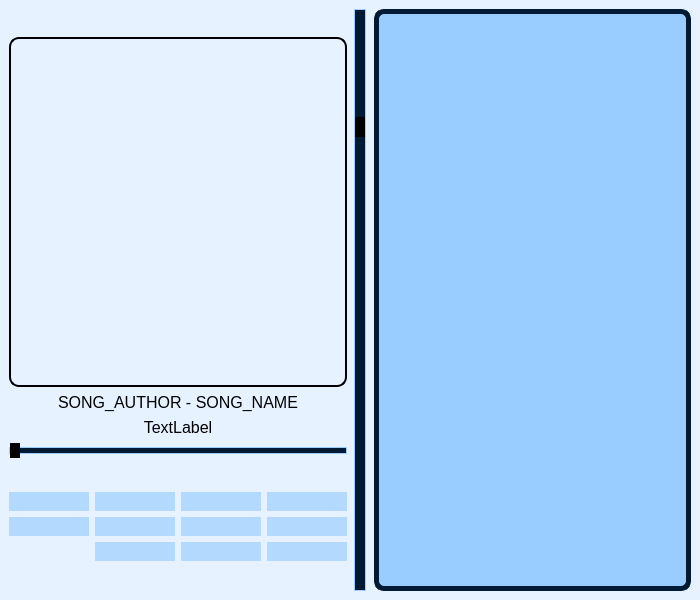
<?xml version="1.0" encoding="UTF-8"?>
<ui version="4.0">
 <class>MainWindow</class>
 <widget class="QMainWindow" name="MainWindow">
  <property name="geometry">
   <rect>
    <x>0</x>
    <y>0</y>
    <width>700</width>
    <height>600</height>
   </rect>
  </property>
  <property name="minimumSize">
   <size>
    <width>700</width>
    <height>600</height>
   </size>
  </property>
  <property name="windowTitle">
   <string>MainWindow</string>
  </property>
  <property name="windowIcon">
   <iconset resource="res-rc.qrc">
    <normaloff>:/icons/icons/loop_v1_icon.svg</normaloff>:/icons/icons/loop_v1_icon.svg</iconset>
  </property>
  <property name="styleSheet">
   <string notr="true">QWidget {
    background-color: #e6f2ff;
    
    font-family: 'Franklin Gothic Medium', 'Arial Narrow', Arial, sans-serif;
    font-size: 16px;
}
QPushButton {
    background-color: #b3d9ff;
    border: none;
    border-radius: 10px;
}
QPushButton:hover {
    background-color: #3399ff;
}
QPushButton:pressed {
    background-color: #0066cc;
}
QListView {
    background-color: #99ccff;
    border: 5px solid #001a33;
    border-radius: 10px;
}
QSlider::groove:horizontal {
    border: 1px solid #99ccff;
	background-color: #001a33;
    height: 5px;
    margin: 0px;
    }
QSlider::handle:horizontal {
    background-color: #000000;
    border: none;
	border-radius: 10px;
    height: 10px;
    width: 10px;
    margin: -15px 0px;
    }
QSlider::handle:vertical {
    background-color: #000000;
    border: none;
	border-radius: 10px;
    height: 20px;
    }
QSlider::groove:vertical {
    border: 1px solid #99ccff;
	background-color: #001a33;
	width: 10px;
    margin: 0px;
    }</string>
  </property>
  <widget class="QWidget" name="centralwidget">
   <layout class="QHBoxLayout" name="horizontalLayout_3">
    <item>
     <layout class="QHBoxLayout" name="horizontalLayout_2">
      <item>
       <layout class="QVBoxLayout" name="verticalLayout_2">
        <item>
         <layout class="QVBoxLayout" name="verticalLayout">
          <item>
           <widget class="QLabel" name="lbl_photo">
            <property name="sizePolicy">
             <sizepolicy hsizetype="Preferred" vsizetype="Preferred">
              <horstretch>0</horstretch>
              <verstretch>0</verstretch>
             </sizepolicy>
            </property>
            <property name="minimumSize">
             <size>
              <width>1</width>
              <height>1</height>
             </size>
            </property>
            <property name="maximumSize">
             <size>
              <width>350</width>
              <height>350</height>
             </size>
            </property>
            <property name="styleSheet">
             <string notr="true">border: 2px solid black;
border-radius: 10px;</string>
            </property>
            <property name="text">
             <string/>
            </property>
            <property name="pixmap">
             <pixmap resource="res-rc.qrc">:/icons/icons/album_cover_sample.png</pixmap>
            </property>
            <property name="scaledContents">
             <bool>true</bool>
            </property>
            <property name="alignment">
             <set>Qt::AlignCenter</set>
            </property>
            <property name="margin">
             <number>0</number>
            </property>
           </widget>
          </item>
          <item>
           <widget class="QLabel" name="label">
            <property name="sizePolicy">
             <sizepolicy hsizetype="Ignored" vsizetype="Maximum">
              <horstretch>0</horstretch>
              <verstretch>0</verstretch>
             </sizepolicy>
            </property>
            <property name="text">
             <string>SONG_AUTHOR - SONG_NAME</string>
            </property>
            <property name="alignment">
             <set>Qt::AlignCenter</set>
            </property>
           </widget>
          </item>
          <item>
           <widget class="QLabel" name="label_time">
            <property name="sizePolicy">
             <sizepolicy hsizetype="Minimum" vsizetype="Maximum">
              <horstretch>0</horstretch>
              <verstretch>0</verstretch>
             </sizepolicy>
            </property>
            <property name="text">
             <string>TextLabel</string>
            </property>
            <property name="alignment">
             <set>Qt::AlignCenter</set>
            </property>
           </widget>
          </item>
          <item>
           <widget class="QSlider" name="sldr_progress">
            <property name="orientation">
             <enum>Qt::Horizontal</enum>
            </property>
           </widget>
          </item>
         </layout>
        </item>
        <item>
         <layout class="QGridLayout" name="gridLayout">
          <item row="1" column="2">
           <widget class="QPushButton" name="btn_stop">
            <property name="text">
             <string/>
            </property>
            <property name="icon">
             <iconset resource="res-rc.qrc">
              <normaloff>:/icons/icons/stop_icon.svg</normaloff>:/icons/icons/stop_icon.svg</iconset>
            </property>
            <property name="iconSize">
             <size>
              <width>24</width>
              <height>24</height>
             </size>
            </property>
           </widget>
          </item>
          <item row="2" column="1">
           <widget class="QPushButton" name="btn_theme">
            <property name="text">
             <string/>
            </property>
            <property name="icon">
             <iconset resource="res-rc.qrc">
              <normaloff>:/icons/icons/theme.svg</normaloff>:/icons/icons/theme.svg</iconset>
            </property>
            <property name="iconSize">
             <size>
              <width>24</width>
              <height>24</height>
             </size>
            </property>
           </widget>
          </item>
          <item row="1" column="0">
           <widget class="QPushButton" name="btn_randow">
            <property name="text">
             <string/>
            </property>
            <property name="icon">
             <iconset resource="res-rc.qrc">
              <normaloff>:/icons/icons/random_icon.svg</normaloff>:/icons/icons/random_icon.svg</iconset>
            </property>
            <property name="iconSize">
             <size>
              <width>24</width>
              <height>24</height>
             </size>
            </property>
           </widget>
          </item>
          <item row="1" column="3">
           <widget class="QPushButton" name="btn_loop">
            <property name="text">
             <string/>
            </property>
            <property name="icon">
             <iconset resource="res-rc.qrc">
              <normaloff>:/icons/icons/loop_v2_icon.svg</normaloff>:/icons/icons/loop_v2_icon.svg</iconset>
            </property>
            <property name="iconSize">
             <size>
              <width>24</width>
              <height>24</height>
             </size>
            </property>
           </widget>
          </item>
          <item row="0" column="1">
           <widget class="QPushButton" name="btn_pause">
            <property name="text">
             <string/>
            </property>
            <property name="icon">
             <iconset resource="res-rc.qrc">
              <normaloff>:/icons/icons/pause_icon.svg</normaloff>:/icons/icons/pause_icon.svg</iconset>
            </property>
            <property name="iconSize">
             <size>
              <width>24</width>
              <height>24</height>
             </size>
            </property>
           </widget>
          </item>
          <item row="0" column="3">
           <widget class="QPushButton" name="btn_next">
            <property name="text">
             <string/>
            </property>
            <property name="icon">
             <iconset resource="res-rc.qrc">
              <normaloff>:/icons/icons/next_icon.svg</normaloff>:/icons/icons/next_icon.svg</iconset>
            </property>
            <property name="iconSize">
             <size>
              <width>24</width>
              <height>24</height>
             </size>
            </property>
           </widget>
          </item>
          <item row="0" column="0">
           <widget class="QPushButton" name="btn_previous">
            <property name="text">
             <string/>
            </property>
            <property name="icon">
             <iconset resource="res-rc.qrc">
              <normaloff>:/icons/icons/previous_icon.svg</normaloff>:/icons/icons/previous_icon.svg</iconset>
            </property>
            <property name="iconSize">
             <size>
              <width>24</width>
              <height>24</height>
             </size>
            </property>
           </widget>
          </item>
          <item row="2" column="3">
           <widget class="QPushButton" name="btn_add_playlist">
            <property name="text">
             <string/>
            </property>
            <property name="icon">
             <iconset resource="res-rc.qrc">
              <normaloff>:/icons/icons/playlist_add_icon.svg</normaloff>:/icons/icons/playlist_add_icon.svg</iconset>
            </property>
            <property name="iconSize">
             <size>
              <width>24</width>
              <height>24</height>
             </size>
            </property>
           </widget>
          </item>
          <item row="1" column="1">
           <widget class="QPushButton" name="btn_mute">
            <property name="text">
             <string/>
            </property>
            <property name="icon">
             <iconset resource="res-rc.qrc">
              <normaloff>:/icons/icons/mute.svg</normaloff>:/icons/icons/mute.svg</iconset>
            </property>
            <property name="iconSize">
             <size>
              <width>24</width>
              <height>24</height>
             </size>
            </property>
           </widget>
          </item>
          <item row="0" column="2">
           <widget class="QPushButton" name="btn_play">
            <property name="text">
             <string/>
            </property>
            <property name="icon">
             <iconset resource="res-rc.qrc">
              <normaloff>:/icons/icons/play_icon.svg</normaloff>:/icons/icons/play_icon.svg</iconset>
            </property>
            <property name="iconSize">
             <size>
              <width>24</width>
              <height>24</height>
             </size>
            </property>
           </widget>
          </item>
          <item row="2" column="2">
           <widget class="QPushButton" name="btn_add_playlist_from_youtube">
            <property name="enabled">
             <bool>true</bool>
            </property>
            <property name="text">
             <string/>
            </property>
            <property name="icon">
             <iconset resource="res-rc.qrc">
              <normaloff>:/icons/icons/playlist.png</normaloff>:/icons/icons/playlist.png</iconset>
            </property>
            <property name="iconSize">
             <size>
              <width>24</width>
              <height>24</height>
             </size>
            </property>
           </widget>
          </item>
         </layout>
        </item>
       </layout>
      </item>
      <item>
       <layout class="QHBoxLayout" name="horizontalLayout">
        <item>
         <widget class="QSlider" name="sldr_volume">
          <property name="sizePolicy">
           <sizepolicy hsizetype="Preferred" vsizetype="Preferred">
            <horstretch>0</horstretch>
            <verstretch>0</verstretch>
           </sizepolicy>
          </property>
          <property name="value">
           <number>80</number>
          </property>
          <property name="orientation">
           <enum>Qt::Vertical</enum>
          </property>
         </widget>
        </item>
        <item>
         <widget class="QListWidget" name="lst_playlist"/>
        </item>
       </layout>
      </item>
     </layout>
    </item>
   </layout>
  </widget>
 </widget>
 <resources>
  <include location="res-rc.qrc"/>
 </resources>
 <connections/>
</ui>
